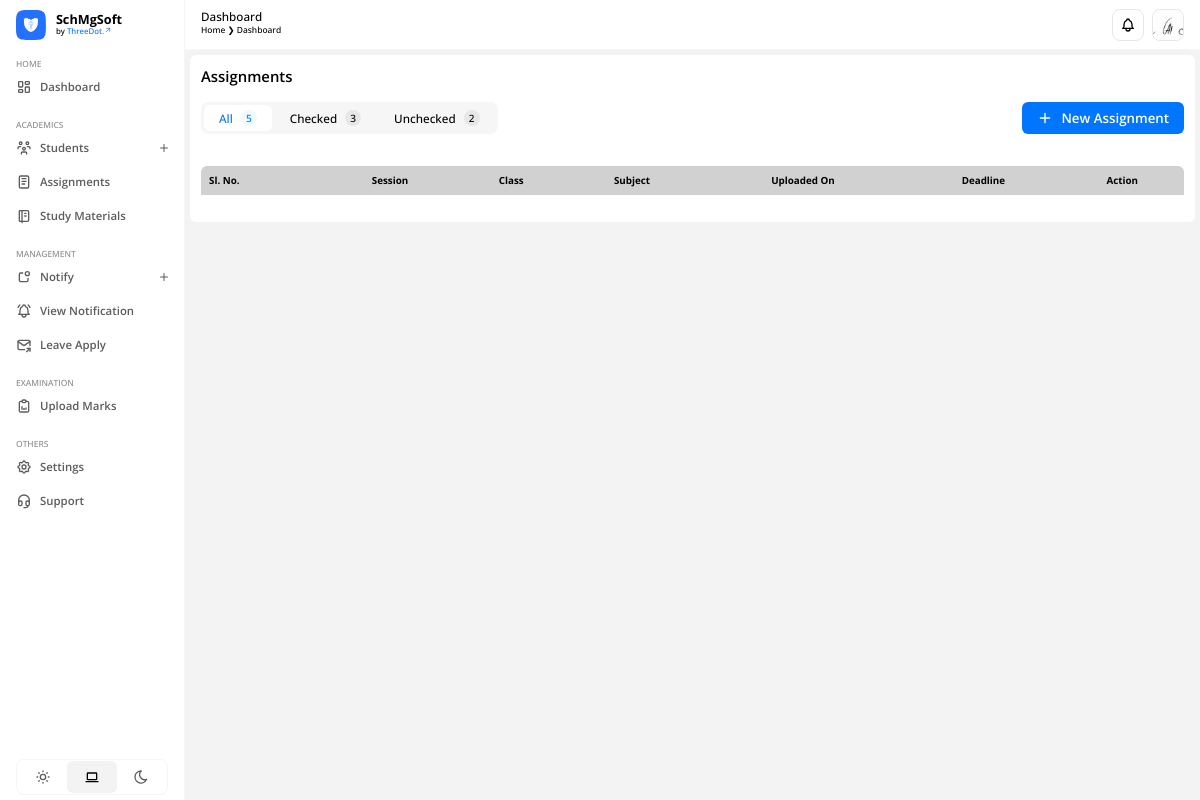
/academics/assignments/ (signed in), run on an earlier commit of the app's database.
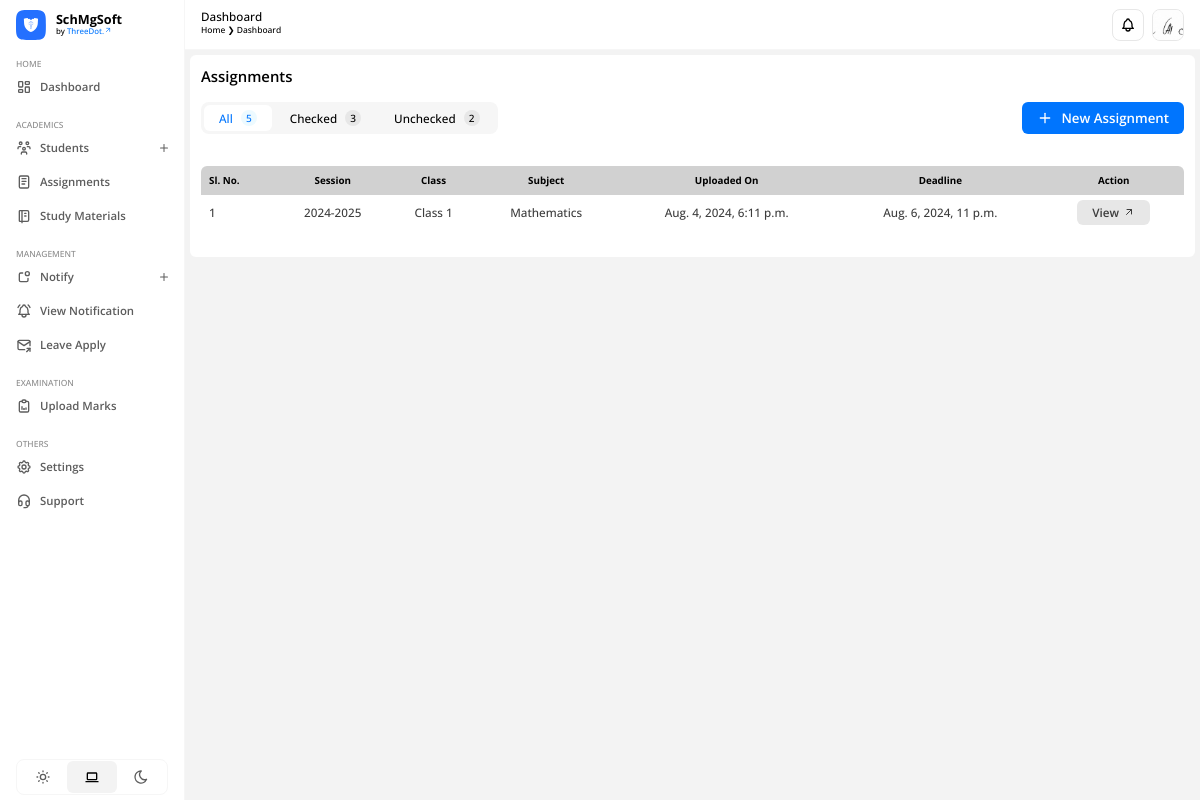
And on a later commit of the database.
### apps/academics/models.py (models this page shows, shortened)
class Assignment(models.Model):
    MESSAGE_TYPE_CHOICES = [
        ('text', 'Text'),
        ('file', 'File'),
        ('image', 'Image'),
    ]
    teacher_id = models.ForeignKey(TeacherAllotment, on_delete=models.CASCADE)
    uploaded_on = models.DateTimeField(auto_now_add=True)
    deadline = models.BooleanField(default=False)
    deadline_date_time = models.DateTimeField()
    message = models.TextField()
    message_type = models.CharField(max_length=10, choices=MESSAGE_TYPE_CHOICES, default='text')
    file = models.FileField(upload_to='assignments/files/', null=True, blank=True)
    image = models.ImageField(upload_to='assignments/images/', null=True, blank=True)
    created_at = models.DateTimeField(auto_now_add=True)

### apps/home/models.py (models this page shows, shortened)
class TeacherAllotment(models.Model):
    teacher = models.ForeignKey('academics.Teacher', on_delete=models.CASCADE)
    subject = models.ForeignKey(Subject, on_delete=models.CASCADE)
    created_at = models.DateTimeField(auto_now_add=True)
    updated_at = models.DateTimeField(auto_now=True)

class Subject(models.Model):
    class_id = models.ForeignKey(Class, on_delete=models.PROTECT)
    subject_name = models.CharField(max_length=250)
    created_at = models.DateTimeField(auto_now_add=True)
    updated_at = models.DateTimeField(auto_now=True)

class Class(models.Model):
    session = models.ForeignKey(Session, on_delete=models.PROTECT)
    class_name = models.CharField(max_length=100)
    created_at = models.DateTimeField(auto_now_add=True)
    updated_at = models.DateTimeField(auto_now=True)

class Session(models.Model):
    start_session = models.CharField(max_length=100)
    end_session = models.CharField(max_length=100)

### apps/academics/views.py (the view)
# urls.py: path('assignments/', views.assignments, name='assignments'),
def assignments(request):
    user = request.user
    teacher = Teacher.objects.get(admin=user)
    teacher_allotments = TeacherAllotment.objects.filter(teacher=teacher)
    sessions = list({allotment.subject.class_id.session for allotment in teacher_allotments})
    classes = list({allotment.subject.class_id for allotment in teacher_allotments})
    subjects = list({allotment.subject for allotment in teacher_allotments})
    assignments = Assignment.objects.filter(teacher_id__in=teacher_allotments)
    context = {
        'teacher_allotments': teacher_allotments,
        'sessions': sessions,
        'classes': classes,
        'subjects': subjects,
        'assignments': assignments
    }
    return render(request, 'assignments.html', context)

### apps/academics/templates/assignments.html (shortened to what this page needs)
{% extends "base.html" %} {% load static %} {% block htmlhead %}
<link
  rel="stylesheet"
  type="text/css"
  href="{% static 'css/academics/assignments.css' %}"
/>
{% endblock htmlhead %} {% block content %}
<div class="container">
  <h3>Assignments</h3>
  <div class="action-bar">
    <div class="tab-bar">
      <button class="active">
        <p>All</p>
        <span>5</span>
      </button>
      <button>
        <p>Checked</p>
        <span>3</span>
      </button>
      <button>
        <p>Unchecked</p>
        <span>2</span>
      </button>
    </div>
    <button type="button" id="add-assignment-btn">
      <p>New Assignment</p>
    </button>
  </div>
  <div id="table-container">
    <table id="assignments-table">
      <thead>
        <tr>
          <th>Sl. No.</th>
          <th style="text-align: center">Session</th>
          <th style="text-align: center">Class</th>
          <th style="text-align: center">Subject</th>
          <th style="text-align: center">Uploaded On</th>
          <th style="text-align: center">Deadline</th>
          <th style="text-align: center">Action</th>
        </tr>
      </thead>
      <tbody id="results-table-body">
        {% for i in assignments %}
      <tr>
        <td>{{ forloop.counter }}</td>
        <td style="text-align: center">{{ i.teacher_id.subject.class_id.session.start_session }}-{{ i.teacher_id.subject.class_id.session.end_session }}</td>
        <td style="text-align: center">{{ i.teacher_id.subject.class_id.class_name }}</td>
        <td style="text-align: center">{{ i.teacher_id.subject.subject_name }}</td>
        <td style="text-align: center">{{ i.uploaded_on }}</td>
        <td style="text-align: center">{{ i.deadline_date_time }}</td>
        <td
          style="
            text-align: center;
            display: flex;
            align-items: center;
            justify-content: center;
          "
        >
          <a href="#" class="action-link">
            <p>View</p>
          </a>
        </td>
      </tr>
    {% endfor %}
      </tbody>
    </table>
  </div>
</div>
{% include "add-assignment-form.html" %}
{% endblock %}

What changed in the data, as far as the page shows it:
added Assignment: teacher_id.subject.class_id.session.start_session "2024", teacher_id.subject.class_id.session.end_session "2025", teacher_id.subject.class_id.class_name "Class 1", teacher_id.subject.subject_name "Mathematics", uploaded_on "Aug. 4, 2024, 6:11 p.m.", deadline_date_time "Aug. 6, 2024, 11 p.m."
